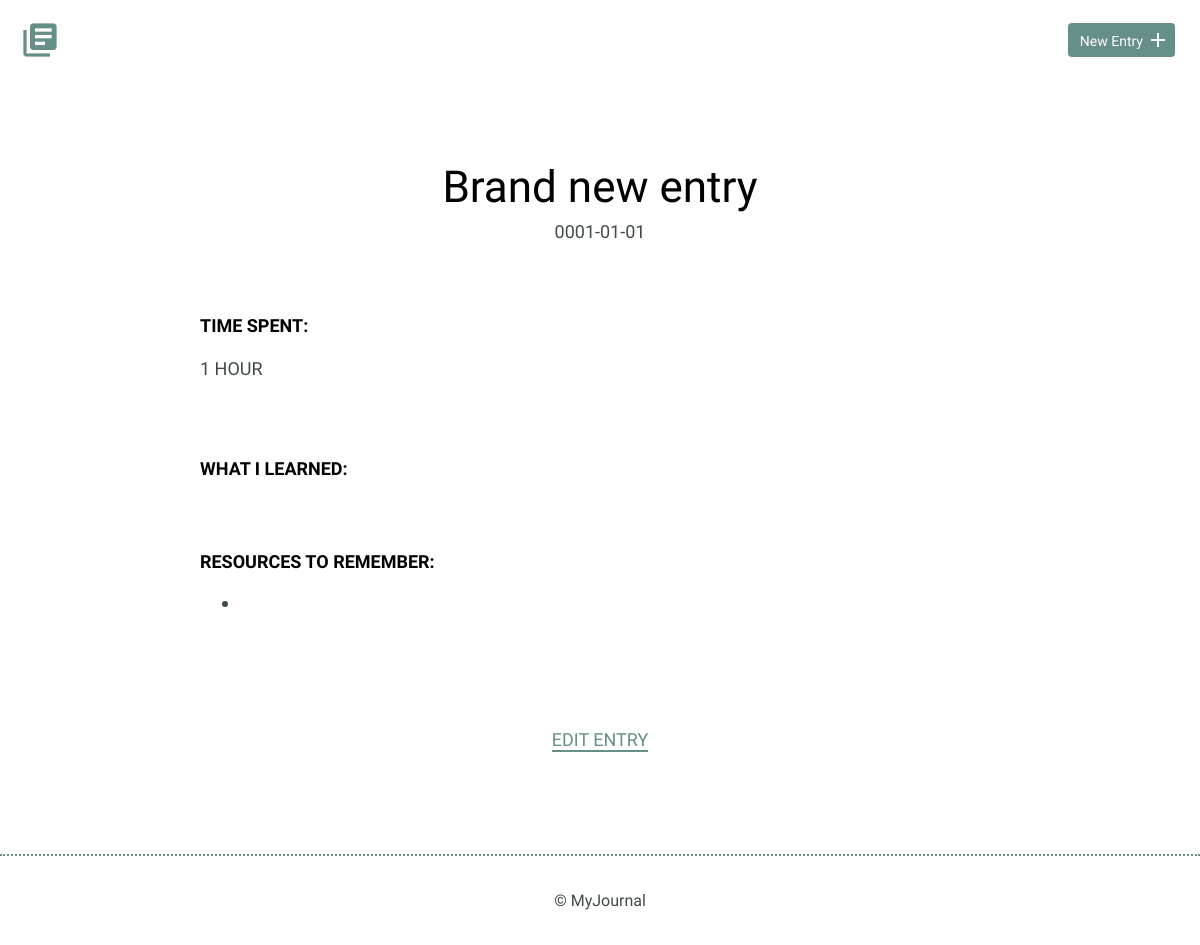
The app's page /detail.php?id=7 with its own data.
### tables this page shows
CREATE TABLE "entries" (
	`id`	INTEGER,
	`title`	TEXT,
	`date`	TEXT,
	`time_spent`	INTEGER,
	`learned`	BLOB,
	`resources`	BLOB,
	PRIMARY KEY(`id`)
);

### detail.php (the view, shortened to what this page needs)
<?php
if(isset($_GET['id'])) {
    $id = filter_input(INPUT_GET,'id',FILTER_SANITIZE_NUMBER_INT);
}
include("inc/connection.php");
    try {
        $results = $db->prepare('SELECT * FROM entries WHERE id = ?');
        $results->bindParam(1, $id, PDO::PARAM_INT);
        $results->execute();
    } catch (Exception $e) {
        echo "Error!: " . $e->getMessage() . "</br>";
        return false;
    }
$details = $results->fetch(PDO::FETCH_ASSOC);
include("inc/header.php");
?>
<section>
    <div class="container">
        <div class="entry-list single">
            <article>
                <h1><?php echo $details['title']; ?></h1>
                <time datetime="2016-01-31"><?php echo $details['date']; ?></time>
                <div class="entry">
                    <h3>Time Spent: </h3>
                    <p><?php echo $details['time_spent']; ?></p>
                </div>
                <div class="entry">
                    <h3>What I Learned:</h3>
                </div>
                <div class="entry">
                    <h3>Resources to Remember:</h3>
                    <ul>
                        <li><a href=""><?php echo $details['resources']; ?></a></li>
                    </ul>
                </div>
            </article>
        </div>
    </div>
    <div class="edit">
        <p><a href="edit.php?id=<?php echo $details['id']; ?>"> Edit Entry</a></p>
    </div>
</section>
<?php include("inc/footer.php"); ?>

### css/site.css (style rules this page uses)
body { font-size: 16px; color: #404a49; font-family: 'Cousine', serif; font-weight: 400; }
.container { margin: 0 auto; padding: 0 25px; }
h1, h2, h3 { margin: 0; font-weight: 400; line-height: 1em; color: #000; }
h1 { font-size: 44px; margin-bottom: 12px; }
h3 { font-size: 18px; font-family: 'Work Sans', serif; font-weight: 600; text-transform: uppercase; }
p { line-height: 1.8em; font-size: 18px; }
p a { border-bottom: 2px solid #678f89; padding: 0; color: #678f89; text-decoration: none; }
ul li { line-height: 1.8em; font-size: 18px; }
.entry-list, .edit-entry, .new-entry { max-width: 800px; margin: 0 auto; padding: 70px 0 150px 0; }
.entry-list article { margin-bottom: 70px; text-align: center; }
.entry-list article:last-child { margin-bottom: 0; }
.entry-list.single { padding-bottom: 70px; }
.entry-list.single time { font-size: 18px; }
.entry { max-width: 800px; margin: 75px auto 0 auto; text-align: left; }
.entry p { margin-bottom: 40px; }
.edit { padding-bottom: 80px; text-align: center; margin: 0 auto; }
.edit a { font-weight: 400; text-transform: uppercase; font-size: 18px; }

### records on screen
entries: title "Brand new entry", date "0001-01-01", time_spent "1 HOUR"
